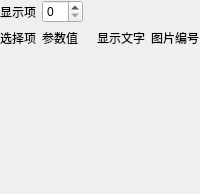
          <widget class="QWidget" name="disEnumpage">
           <layout class="QGridLayout" name="gridLayout_15">
            <property name="leftMargin">
             <number>0</number>
            </property>
            <property name="topMargin">
             <number>0</number>
            </property>
            <property name="rightMargin">
             <number>0</number>
            </property>
            <property name="bottomMargin">
             <number>0</number>
            </property>
            <item row="1" column="0" colspan="2">
             <layout class="QHBoxLayout" name="horizontalLayout_26" stretch="0,1,1,1">
              <item>
               <widget class="QLabel" name="label_27">
                <property name="enabled">
                 <bool>true</bool>
                </property>
                <property name="text">
                 <string>选择项</string>
                </property>
               </widget>
              </item>
              <item>
               <widget class="QLabel" name="label_146">
                <property name="enabled">
                 <bool>true</bool>
                </property>
                <property name="text">
                 <string>参数值</string>
                </property>
               </widget>
              </item>
              <item>
               <widget class="QLabel" name="label_31">
                <property name="enabled">
                 <bool>true</bool>
                </property>
                <property name="text">
                 <string>显示文字</string>
                </property>
               </widget>
              </item>
              <item>
               <widget class="QLabel" name="label_37">
                <property name="enabled">
                 <bool>true</bool>
                </property>
                <property name="text">
                 <string>图片编号</string>
                </property>
               </widget>
              </item>
             </layout>
            </item>
            <item row="2" column="0" colspan="2">
             <layout class="QGridLayout" name="gridLayout_14" columnstretch="0"/>
            </item>
            <item row="3" column="1">
             <spacer name="verticalSpacer_8">
              <property name="orientation">
               <enum>Qt::Vertical</enum>
              </property>
              <property name="sizeHint" stdset="0">
               <size>
                <width>20</width>
                <height>147</height>
               </size>
              </property>
             </spacer>
            </item>
            <item row="0" column="0" colspan="2">
             <layout class="QHBoxLayout" name="horizontalLayout_59">
              <item>
               <widget class="QLabel" name="label_75">
                <property name="enabled">
                 <bool>true</bool>
                </property>
                <property name="text">
                 <string>显示项</string>
                </property>
               </widget>
              </item>
              <item>
               <widget class="QSpinBox" name="disEnumNumber"/>
              </item>
              <item>
               <spacer name="horizontalSpacer_7">
                <property name="orientation">
                 <enum>Qt::Horizontal</enum>
                </property>
                <property name="sizeHint" stdset="0">
                 <size>
                  <width>40</width>
                  <height>20</height>
                 </size>
                </property>
               </spacer>
              </item>
             </layout>
            </item>
           </layout>
          </widget>
